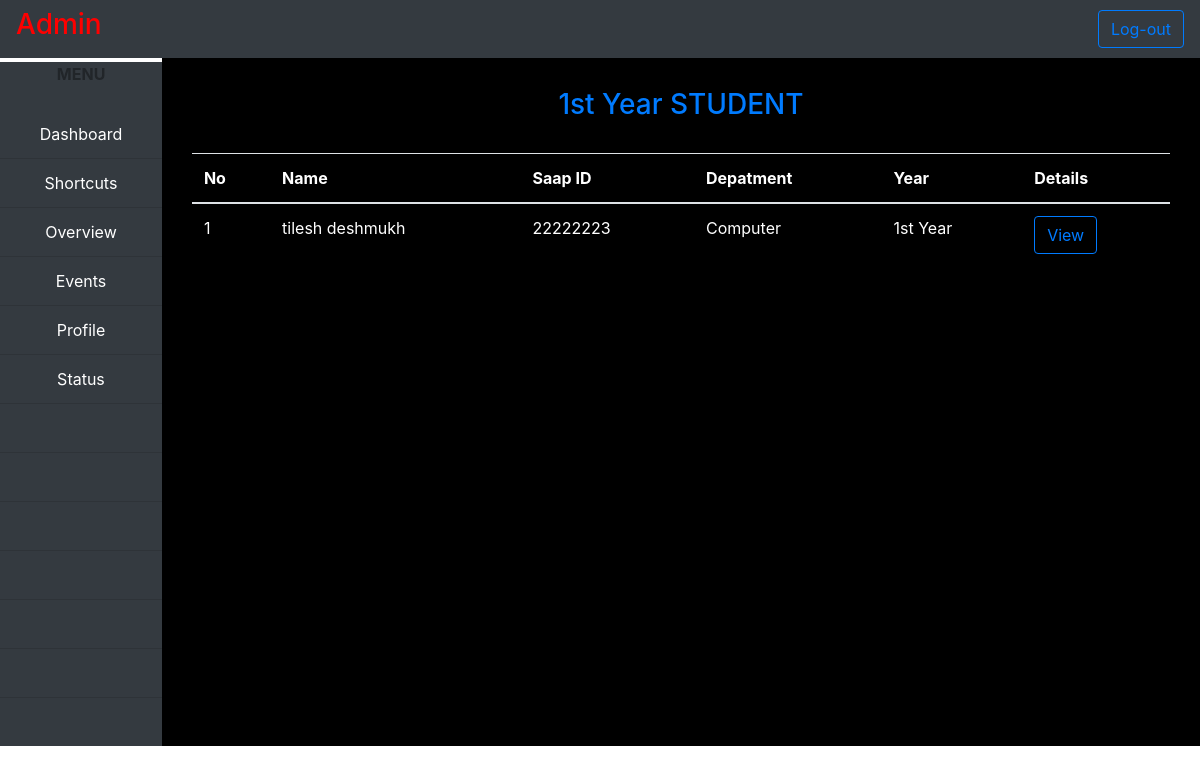
/all_stud.php?year=1st Year, run on the app's committed database.
### tables this page shows
CREATE TABLE `registration` (
  `id` int(10) NOT NULL,
  `name` varchar(50) NOT NULL,
  `number` int(50) NOT NULL,
  `address` text NOT NULL,
  `bdate` date NOT NULL,
  `dept` varchar(40) NOT NULL,
  `year` text NOT NULL,
  `sid` int(50) NOT NULL,
  `email` text NOT NULL,
  `pass` text NOT NULL,
  `img` text NOT NULL
);

### all_stud.php (the view, shortened to what this page needs)
<!doctype html>
<html lang="en">
  <head>
    <link rel="stylesheet" href="https://stackpath.bootstrapcdn.com/bootstrap/4.4.1/css/bootstrap.min.css">
  </head>
  <body>
        <nav class="navbar navbar-expand-lg  navbar-dark bg-dark fixed-true">
                <h3 style="color:RED">Admin</h3>
            <div class="collapse navbar-collapse" id="navbarTogglerDemo02">
             <form class="form-inline my-2 my-lg-0">
                <button class="btn btn-outline-primary   my-2 my-sm-0" type="submit">Log-out</button>
            </form>
        </div>
      </nav>
      <div class="d-flex" id="wrapper">
       <div>
          <div class="sidebar-heading bg-dark mt-1" style="color: "><b>&nbsp;&nbsp;&nbsp;&nbsp;&nbsp;&nbsp;&nbsp;&nbsp;&nbsp;&nbsp;&nbsp;&nbsp;&nbsp;&nbsp; MENU &nbsp;&nbsp;&nbsp;&nbsp;&nbsp;&nbsp;&nbsp;&nbsp;&nbsp;&nbsp;&nbsp;&nbsp;&nbsp;&nbsp;&nbsp;&nbsp;&nbsp;&nbsp;&nbsp;&nbsp;&nbsp;</b></div>
              <div class="list-group list-group-flush text-center">
                    <a href="admin.php" class="list-group-item list-group-item-action bg-dark btn-outline-primary text-white">Dashboard</a>
                    <a href="#" class="list-group-item list-group-item-action bg-dark btn-outline-primary text-white">Shortcuts</a>
                    <a href="#" class="list-group-item list-group-item-action bg-dark btn-outline-primary text-white">Overview</a>
                    <a href="#" class="list-group-item list-group-item-action bg-dark btn-outline-primary text-white">Events</a>
                    <a href="#" class="list-group-item list-group-item-action bg-dark btn-outline-primary text-white">Profile</a>
                    <a href="#" class="list-group-item list-group-item-action bg-dark btn-outline-primary text-white">Status</a>
                    <a href="#" class="list-group-item list-group-item-action bg-dark">&nbsp;</a>
                    <a href="#" class="list-group-item list-group-item-action bg-dark">&nbsp;</a>
                    <a href="#" class="list-group-item list-group-item-action bg-dark">&nbsp;</a>
                    <a href="#" class="list-group-item list-group-item-action bg-dark">&nbsp;</a>
                    <a href="#" class="list-group-item list-group-item-action bg-dark">&nbsp;</a>
                    <a href="#" class="list-group-item list-group-item-action bg-dark">&nbsp;</a>
                    <a href="#" class="list-group-item list-group-item-action bg-dark">&nbsp;</a>
              </div>
         </div>
             <div class="container-fluid " style="padding: 30px 30px 30px 30px; background-color: black;">
              <center><h3 class="text-white text-primary"><?php echo $_GET['year'];?> STUDENT</h3></center>
              <br>
                  <?php
                  include('db.php');
                  $data = '<table class="table text-white">
                  <thead>
                    <tr>
                      <th>No</th>
                      <th>Name</th>
                      <th>Saap ID</th>
                      <th>Depatment</th>
                      <th>Year</th>
                      <th>Details</th>
                    </tr>
                  </thead>';
                  $sql = mysqli_query($conn, "SELECT * FROM  registration WHERE year = '".$_GET['year']."'");
                  if (mysqli_num_rows($sql) > 0) {
                  $c = 1;
                  while($row=mysqli_fetch_array($sql)) {
                    $data .= '<tbody>
                            <tr>
                              <td>'. $c .'</td>
                              <td>'. $row['name'].'</td>
                              <td>'. $row['sid'] .'</td>
                              <td>'. $row['dept'].'</td>
                              <td>'. $row['year'].'</td>
                              <td><a href='."#".'><button class="btn btn-outline-primary my-2 my-sm-0" type="submit">View</button></a></td>
                            </tr>
                        </tbody>';
                        $c++;
                      }
                    }
                    $data .='</table>';
                    echo $data;
                ?>
         </div>
      </div>
  </body>
</html>

### data on the page
registration: name "tilesh deshmukh", sid "22222223", dept "Computer", year "1st Year"

### other printed values
$_GET['year'] "1st Year"
